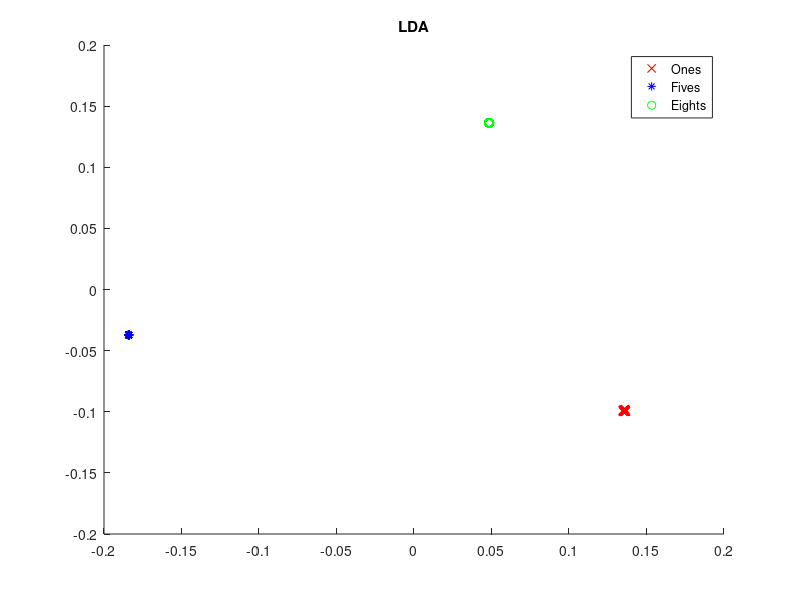

This chart was generated by the following MATLAB code:
%load data
load('AC50001_assignment2_data.mat');

% using LDA to reduce the dimensions to 2 for each image descriptor
%combine all data
all_data = [digit_one digit_five digit_eight]' ;
all_data_label = [];

meanAll = mean(all_data);
all_data = all_data - repmat(meanAll, size(all_data,1),1);

%get labels
for k=1:size(all_data,1)
    if k<= 100
        all_data_label = [all_data_label;'1'];
    end
    if k >100 && k <= 200
        
        all_data_label = [all_data_label;'5'];
    end
    if k > 200
        all_data_label = [all_data_label;'8'];
    end
end



classOnes = all_data(all_data_label=='1',:);
classFives = all_data(all_data_label=='5',:);
classEights = all_data(all_data_label=='8',:);

%means
muOnes = mean(classOnes,1);
muFives = mean(classFives,1);
muEights = mean(classEights,1);

%class covariance matrices (from transposed class matrices)
covarOnes = cov(classOnes);
covarFives = cov(classFives);
covarEights = cov(classEights);

%within class scatter mask
sw = covarOnes + covarFives + covarEights;

%mean of the class means
meanClassMeans = (muOnes + muFives + muEights)./3;

%each of classes has 100 samples, no need to
%recalculate using size(class,2)

%between class scatter matrix
sbOnes = 100 .* (muOnes-meanClassMeans)'*(muOnes-meanClassMeans);
sbFives = 100 .* (muFives-meanClassMeans)'*(muFives-meanClassMeans);
sbEights = 100 .* (muEights-meanClassMeans)'*(muEights-meanClassMeans);

sb = sbOnes+ sbFives+sbEights;

%LDA projection vector

%addding small number to avoid inv on zero
dc=0.00001*eye(size(sw));

sw_new=sw+dc;

inverted_SW=inv(sw_new)*sb;
    
% computing the projection vectors:
[v1,d] = eig(inverted_SW);

score = (all_data*v1(:,1:2));

%Or the following code to plot data after LDA projection:
% the class ones:
figure


scatter(score(1:100,1), score(1:100,2), 'r', 'x'); %% look at only one direction will be fine
hold on;
scatter(score(101:200,1), score(101:200,2),'b', '*');
hold on;
scatter(score(201:300,1), score(201:300,2), 'g', 'o');
title 'LDA';
legend('Ones','Fives','Eights','Data','Location','NorthEast');  
hold off;







